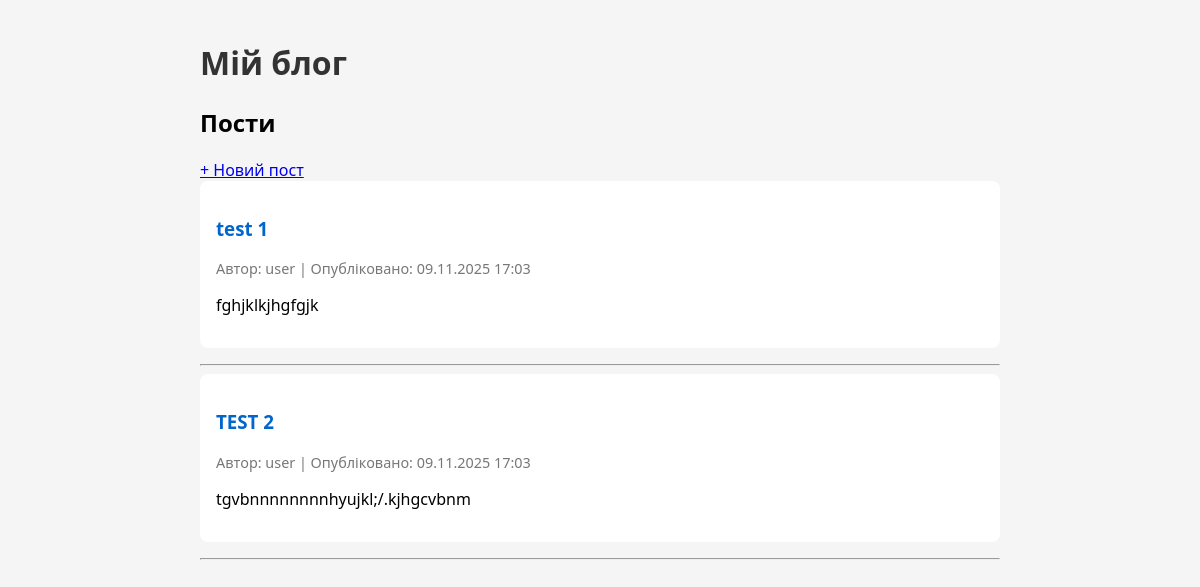
Before: / with the older database file.
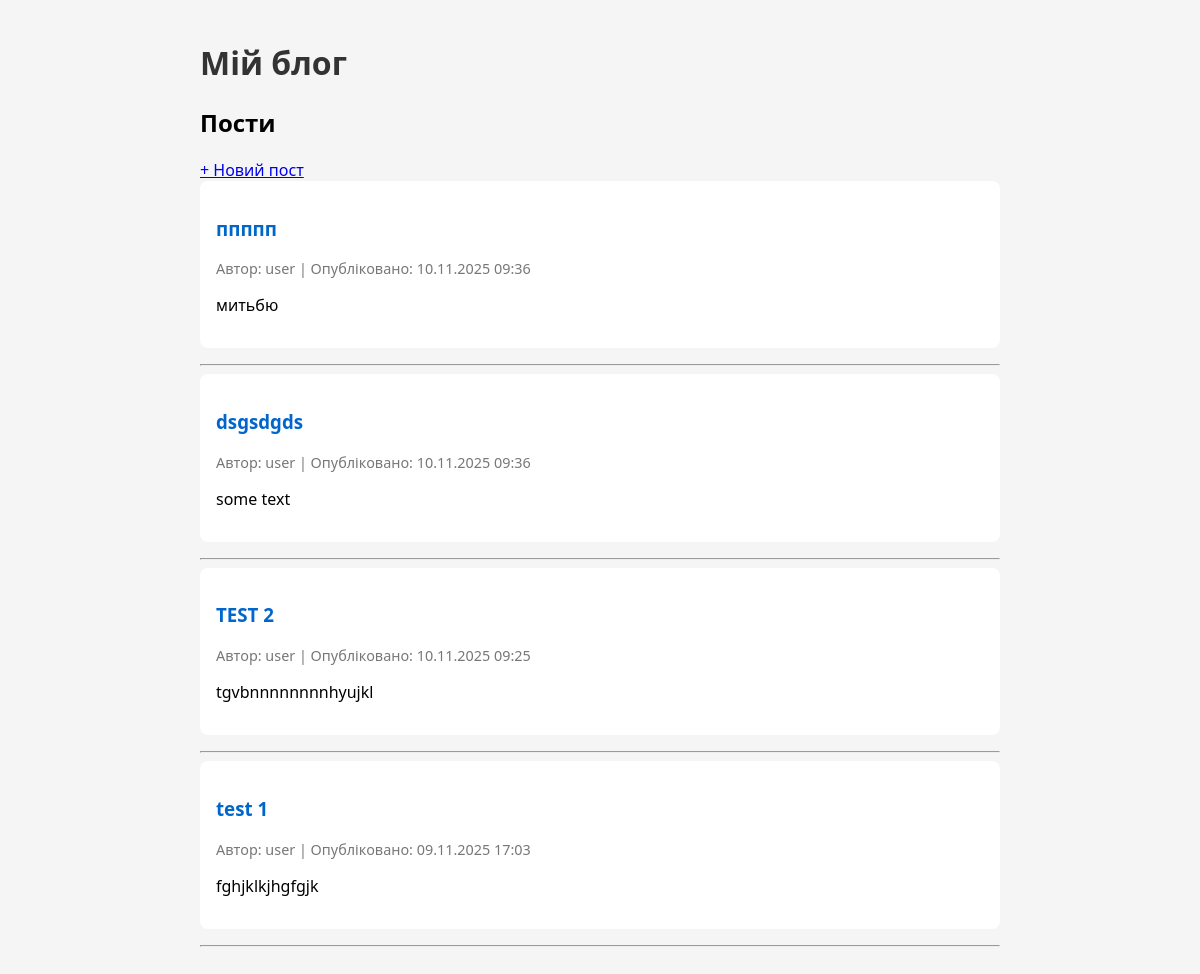
After: the same page with the newer database file.
### blog/models.py (models this page shows, shortened)
class Post(models.Model):
    author = models.ForeignKey(
        settings.AUTH_USER_MODEL,
        on_delete=models.CASCADE
    )
    title = models.CharField(max_length=200)
    text = models.TextField()
    created_date = models.DateTimeField(default=timezone.now)
    published_date = models.DateTimeField(blank=True, null=True)

### blog/views.py (the view)
# urls.py: path("", views.post_list, name="post_list"),
def post_list(request):
    posts = Post.objects.filter(
        published_date__lte=timezone.now()
    ).order_by("-published_date")
    return render(request, "blog/post_list.html", {"posts": posts})

### blog/templates/blog/post_list.html
{% extends "blog/base.html" %}
{% block content %}
    <h2>Пости</h2>
    <a href="{% url 'post_new' %}">+ Новий пост</a>
    {% for post in posts %}
        <article class="post">
            <h3>
                <a href="{% url 'post_detail' pk=post.pk %}">
                    {{ post.title }}
                </a>
            </h3>
            <p class="meta">
                Автор: {{ post.author }} |
                Опубліковано: {{ post.published_date|date:"d.m.Y H:i" }}
            </p>
            <p>{{ post.text|truncatechars:200 }}</p>
        </article>
        <hr>
    {% empty %}
        <p>Ще немає постів.</p>
    {% endfor %}
{% endblock %}

### blog/templates/blog/base.html (shortened to what this page needs)
{% load static %}
<!DOCTYPE html>
<html lang="uk">
<head>
    <link rel="stylesheet" href="{% static 'css/blog.css' %}">
</head>
<body>
    <header>
        <h1><a href="{% url 'post_list' %}">Мій блог</a></h1>
    </header>
    <main>
        {% block content %}
        {% endblock %}
    </main>
</body>
</html>

### mysite/static/css/blog.css (style rules this page uses)
body { font-family: system-ui, -apple-system, BlinkMacSystemFont, "Segoe UI", sans-serif; max-width: 800px; margin: 0 auto; padding: 20px; background: #f5f5f5; }
header h1 a { text-decoration: none; color: #333; }
.post { background: #fff; padding: 16px; margin-bottom: 16px; border-radius: 8px; }
.post h3 a { text-decoration: none; color: #0066cc; }
.meta { font-size: 0.9rem; color: #777; }

Changed rows visible on the page:
added Post: title "ппппп", author "user", published_date "10.11.2025 09:36", text "митьбю"
added Post: title "dsgsdgds", author "user", published_date "10.11.2025 09:36", text "some text"
changed Post "TEST 2": published_date "09.11.2025 17:03" → "10.11.2025 09:25"; text "tgvbnnnnnnnnhyujkl;/.kjhgcvbnm" → "tgvbnnnnnnnnhyujkl"; moves up the list
